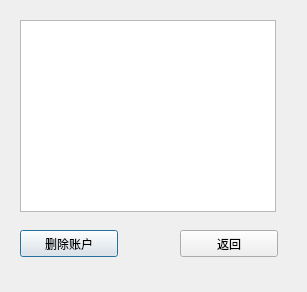
<?xml version="1.0" encoding="UTF-8"?>
<ui version="4.0">
 <class>guanli</class>
 <widget class="QDialog" name="guanli">
  <property name="geometry">
   <rect>
    <x>0</x>
    <y>0</y>
    <width>307</width>
    <height>292</height>
   </rect>
  </property>
  <property name="windowTitle">
   <string>用户管理</string>
  </property>
  <widget class="QTableView" name="tableView">
   <property name="geometry">
    <rect>
     <x>20</x>
     <y>20</y>
     <width>256</width>
     <height>192</height>
    </rect>
   </property>
  </widget>
  <widget class="QPushButton" name="pushButton">
   <property name="geometry">
    <rect>
     <x>20</x>
     <y>230</y>
     <width>98</width>
     <height>27</height>
    </rect>
   </property>
   <property name="text">
    <string>删除账户</string>
   </property>
  </widget>
  <widget class="QPushButton" name="pushButton_2">
   <property name="geometry">
    <rect>
     <x>180</x>
     <y>230</y>
     <width>98</width>
     <height>27</height>
    </rect>
   </property>
   <property name="text">
    <string>返回</string>
   </property>
  </widget>
 </widget>
 <resources/>
 <connections/>
</ui>
